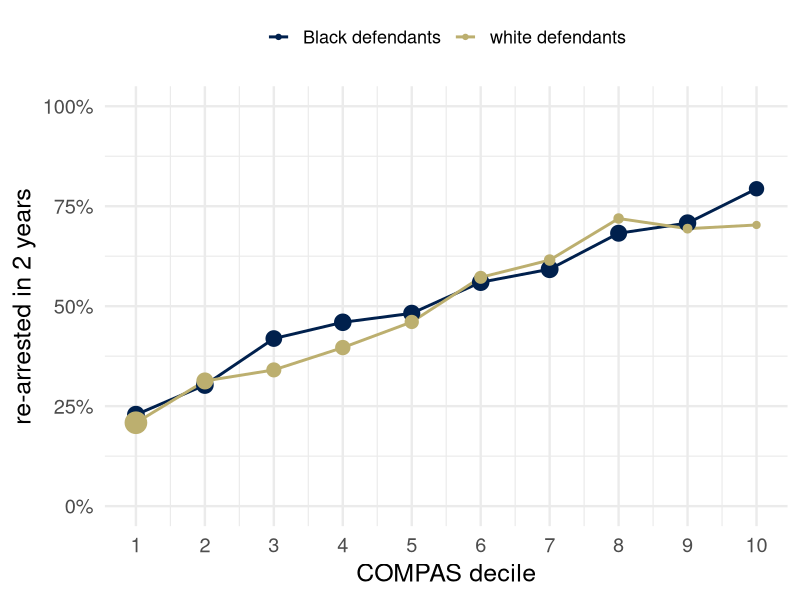
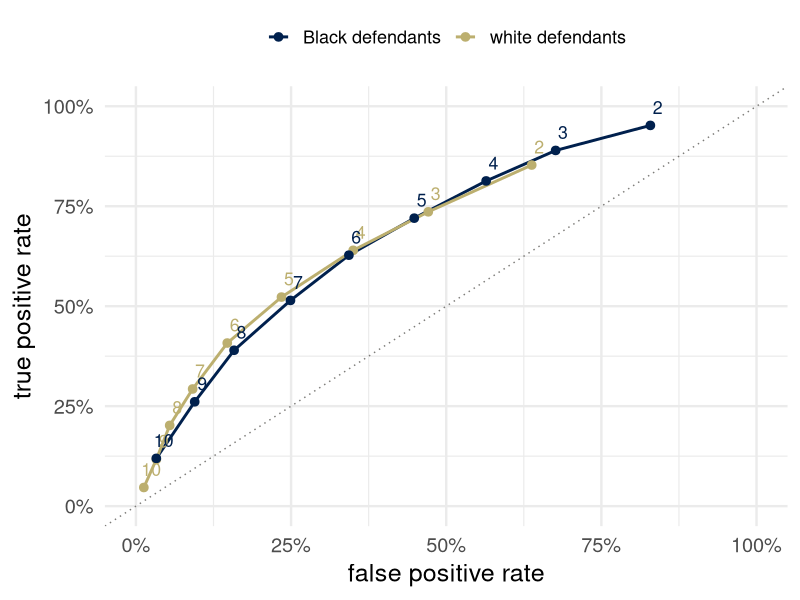

Source code (R) for these figures, in order:
## ---- chunk 1
library(ggplot2)
library(dplyr)
theme_set(theme_minimal(base_size = 18))
set.seed(313)
# cividis: navy, slate, gray, khaki, gold, yellow (viridisLite::cividis(9)[c(1, 3, 5, 6, 7, 9)])
navy <- "#00204D"; slate <- "#414D6B"; cgray <- "#7C7B78"; khaki <- "#9B9477"; gold <- "#BCAF6F"; yellow <- "#FFEA46"
two <- c(navy, gold)               # the two groups, wherever there are two

# COMPAS, Broward County, Florida: the people in ProPublica's two-year file
# (compas-scores-two-years.csv, github.com/propublica/compas-analysis, 7,214 rows) whose
# race is recorded as African-American or Caucasian (6,150), counted by decile score and
# by whether they were re-arrested within two years. Counts only; no row-level data.
# These counts reproduce the article's table: FPR 44.85 and 23.45, FNR 27.99 and 47.72.
counts <- read.csv("../../files/compas_counts.csv") |>
  mutate(group = factor(race, levels = c("African-American", "Caucasian"),
                        labels = c("Black defendants", "white defendants")))

# The four rates and two predictive values when "higher risk" means decile >= thr.
rates_at <- function(thr) {
  counts |>
    group_by(group) |>
    summarize(total = sum(n),           # not named n: later lines index the count column n
              p = sum(n[two_year_recid == 1]) / total,
              FPR = sum(n[decile >= thr & two_year_recid == 0]) / sum(n[two_year_recid == 0]),
              FNR = sum(n[decile <  thr & two_year_recid == 1]) / sum(n[two_year_recid == 1]),
              TPR = 1 - FNR,
              PPV = sum(n[decile >= thr & two_year_recid == 1]) / sum(n[decile >= thr]),
              NPV = sum(n[decile <  thr & two_year_recid == 0]) / sum(n[decile <  thr]),
              flagged = sum(n[decile >= thr]) / total,
              .groups = "drop") |>
    rename(n = total) |>
    mutate(threshold = thr)
}
at5 <- rates_at(5)
sweep <- bind_rows(lapply(1:10, rates_at))
pct <- function(x) sprintf("%.0f%%", 100 * x)
odds <- function(p) p / (1 - p)
big <- function(x) format(x, big.mark = ",")

# the two-by-two table of each group at the county's cutoff (decile 5 or above)
cells <- counts |>
  mutate(flag = decile >= 5) |>
  group_by(group) |>
  summarize(TP = sum(n[flag & two_year_recid == 1]), FN = sum(n[!flag & two_year_recid == 1]),
            FP = sum(n[flag & two_year_recid == 0]), TN = sum(n[!flag & two_year_recid == 0]),
            .groups = "drop")

# the observed ratio of false positive rates as the identity's three factors
or_p   <- odds(at5$p[1]) / odds(at5$p[2])
or_ppv <- ((1 - at5$PPV[1]) / at5$PPV[1]) / ((1 - at5$PPV[2]) / at5$PPV[2])
r_tpr  <- at5$TPR[1] / at5$TPR[2]
## ---- chunk 2
bind_rows(
  cells |> transmute(group = as.character(group), outcome = "re-arrested",
                     flagged = big(TP), `not flagged` = big(FN), `across the row` = paste("FNR", pct(FN / (TP + FN)))),
  cells |> transmute(group = as.character(group), outcome = "not re-arrested",
                     flagged = big(FP), `not flagged` = big(TN), `across the row` = paste("FPR", pct(FP / (FP + TN))))) |>
  arrange(group, desc(outcome == "re-arrested")) |>
  mutate(group = ifelse(duplicated(group), "", group)) |>
  rename(` ` = group, `  ` = outcome) |>
  knitr::kable(align = "llrrr")
## ---- chunk 3
cells |>
  transmute(` ` = as.character(group),
            `re-arrested, of those flagged` = paste0(big(TP), " of ", big(TP + FP), ": PPV ", pct(TP / (TP + FP))),
            `not re-arrested, of those not flagged` = paste0(big(TN), " of ", big(TN + FN), ": NPV ", pct(TN / (TN + FN)))) |>
  knitr::kable(align = "lrr")
## ---- chunk 4
counts |>
  group_by(group, decile) |>
  summarize(total = sum(n), rate = sum(n[two_year_recid == 1]) / total, .groups = "drop") |>
  ggplot(aes(decile, rate, color = group)) +
  geom_line(linewidth = 1) +
  geom_point(aes(size = total)) +
  scale_color_manual(values = two, name = NULL) +
  scale_size_area(max_size = 7, guide = "none") +
  scale_x_continuous(breaks = 1:10) +
  scale_y_continuous(labels = scales::percent_format(accuracy = 1), limits = c(0, 1)) +
  labs(x = "COMPAS decile", y = "re-arrested in 2 years") +
  theme(legend.position = "top", legend.text = element_text(size = 13))
## ---- chunk 5
sweep |>
  filter(threshold >= 2) |>
  ggplot(aes(FPR, TPR, color = group)) +
  geom_abline(intercept = 0, slope = 1, linetype = "dotted", color = cgray) +
  geom_line(linewidth = 1) +
  geom_point(size = 2.6) +
  geom_text(aes(label = threshold), nudge_y = 0.045, nudge_x = 0.012, size = 4.5, show.legend = FALSE) +
  scale_color_manual(values = two, name = NULL) +
  scale_x_continuous(labels = scales::percent_format(accuracy = 1), limits = c(0, 1)) +
  scale_y_continuous(labels = scales::percent_format(accuracy = 1), limits = c(0, 1)) +
  labs(x = "false positive rate", y = "true positive rate") +
  theme(legend.position = "top", legend.text = element_text(size = 13))
